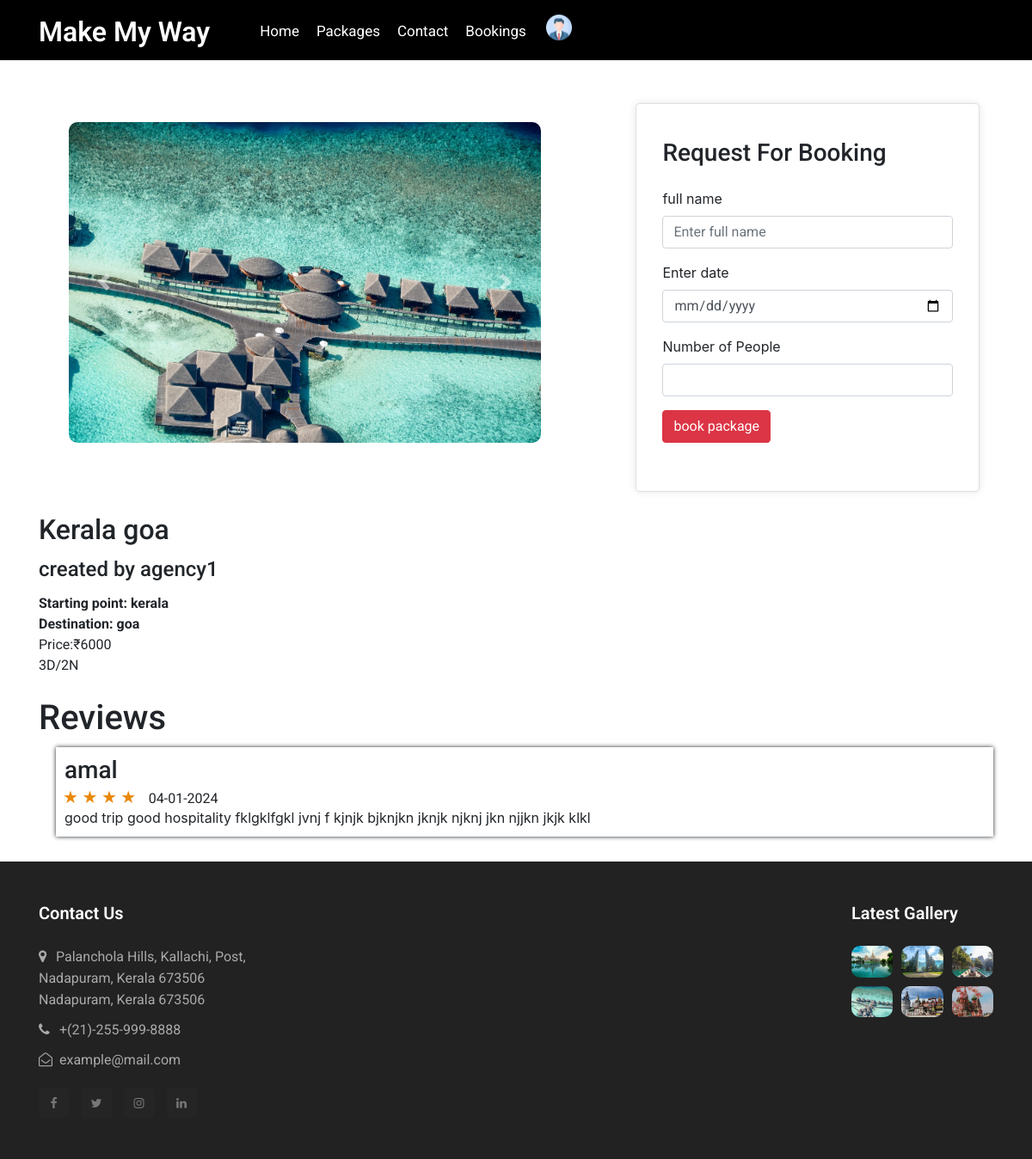
Before: /packageDetails/1 (signed in) with the older database file.
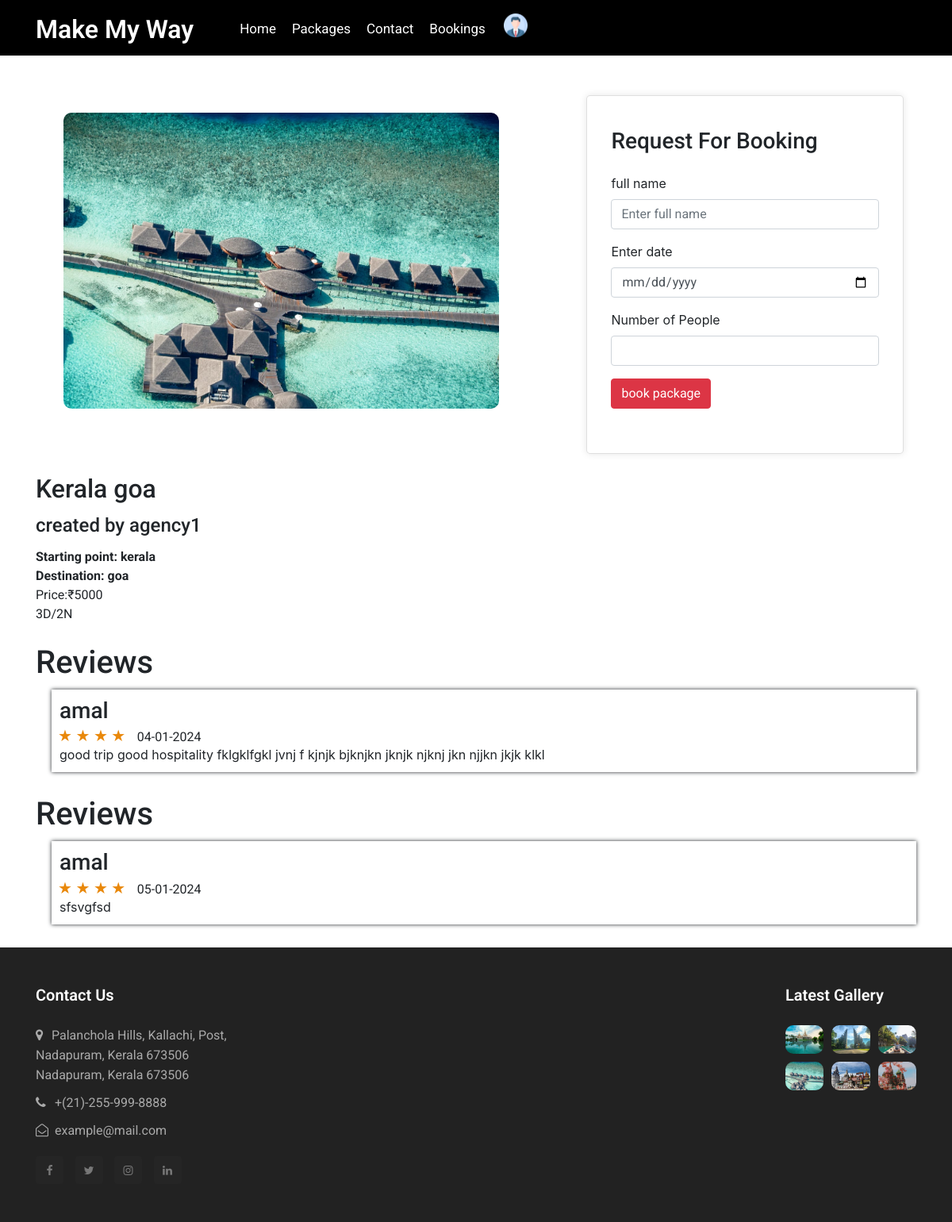
After: the same page with the newer database file.
### app/models.py (models this page shows, shortened)
class Package(models.Model):
    user_id = models.ForeignKey(CustomUser, on_delete=models.CASCADE)
    package_name = models.CharField(max_length=100)
    img1 = models.FileField(upload_to='package')
    img2 = models.FileField(upload_to='package')
    img3 = models.FileField(upload_to='package')
    price = models.IntegerField()
    no_of_days = models.IntegerField()
    no_of_night = models.IntegerField()
    source = models.CharField(max_length=50)
    destination = models.CharField(max_length=50)
    description = models.CharField(max_length=200)

class Booking(models.Model):
    booking_status = (
        ('booked', 'booked'),
        ('pending', 'pending'),
        ('reject', 'reject'),
    )
    user_id = models.ForeignKey(CustomUser, on_delete=models.CASCADE)
    package_id = models.ForeignKey(Package, on_delete=models.CASCADE)
    name = models.CharField(max_length=50)
    no_of_people = models.IntegerField()
    booking_date = models.DateField()
    date = models.DateTimeField(auto_now_add=True)
    status = models.CharField(choices=booking_status, default='pending', max_length=50)
    total_amount = models.IntegerField()
    rating = models.IntegerField(null=True, blank=True)
    review = models.CharField(max_length=200, null=True, blank=True)

class CustomUser(AbstractUser):
    register_status = (
        ('approve', 'approve'),
        ('pending', 'pending'),
        ('reject', 'reject'),
    )
    phone_number = models.CharField(max_length=10)
    user_type = models.CharField(max_length=100)
    status = models.CharField(choices=register_status, default='pending', max_length=50)

### app/views.py (the view)
# urls.py: path('packageDetails/<int:id>', views.packageDetails, name="packageDetails"),
@cache_control(no_cache=True, must_revalidate=True, no_store=True)
@login_required(login_url=Login)
def packageDetails(request,id):
    User = CustomUser.objects.get(id=request.user.id)
    package = Package.objects.get(id=id)
    booking_data = Booking.objects.filter(package_id=id)
    if request.method == 'POST':
        name = request.POST['name']
        date = request.POST['date']
        no_of_people = int(request.POST['no_of_people'])
        booking_date = datetime.strptime(date, '%Y-%m-%d').date()
        total_amount = package.price * no_of_people
        booking = Booking.objects.create(
                                         user_id=User,
                                         package_id=package,
                                         name=name,
                                         booking_date=booking_date,
                                         no_of_people=no_of_people,
                                         total_amount=total_amount
                                         )
        booking.save()
        return redirect(userviewbookings)
    else:
        context = {
            'package':package,
            'booking_data':booking_data,
            'User':User
        }
        return render(request, 'User/PackageDetails.html', context)

### template/User/PackageDetails.html (shortened to what this page needs)
{% extends 'User/UserHome.html' %}
{% block content %}
<div class="flex flex-wrap justify-content-center" style="margin-top: 85px;">
  <div id="carouselExampleControls" class="carousel slide width" data-ride="carousel" data-interval="false">
    <div class="carousel-inner">
      <div class="carousel-item active ">
      <img class="d-block w-100" src="{{ package.img1.url }}" alt="First slide">
    </div>
  </div>
  <a class="carousel-control-prev" href="#carouselExampleControls" role="button" data-slide="prev">
    <span class="carousel-control-prev-icon" aria-hidden="true"></span>
  </a>
  <a class="carousel-control-next" href="#carouselExampleControls" role="button" data-slide="next">
    <span class="carousel-control-next-icon" aria-hidden="true"></span>
  </a>
</div>
<div class="card">
  <h3>Request For Booking</h3><br>
  <form action="{% url 'packageDetails' id=package.id %}" method="post" class="forms-sample">
    <div class="form-group">
      <label for="name">full name</label>
      <input type="text" name="name" class="form-control" id="name" placeholder="Enter full name" required>
    </div>
    <div class="form-group">
      <label for="st-date">Enter date</label>
      <input type="date" name="date" class="form-control" id="st-date" oninput="validateDate()" required>
    </div>
    <div class="form-group">
      <label for="no-people">Number of People</label>
      <input type="number" name="no_of_people" class="form-control" id="no-people" required>
    </div>
    <div class="form-group">
      <button type="submit" class="btn btn-danger">book package</button>
    </div>
  </form>
</div>
</div>
<div class="container details">
  <h2>{{ package.package_name }}</h2>
  <h4>created by {{ package.user_id.username }}</h4>
    <ul>
      <li><b>Starting point: {{ package.source }}</b></li>
      <li><b>Destination: {{ package.destination }}</b></li>
      <li>Price:₹{{ package.price }}</li>
      <li>{{ package.no_of_days }}D/{{ package.no_of_night }}N</li>
    </ul>
  </div>
  {%for reviews in booking_data %}
  {% if reviews.rating %}
  <section id="testimonials">
    <div class="container">
      <div class="testimonial-heading">
        <h1>Reviews</h1>
      </div>
      <div class="" style="margin-bottom: 5px;margin-top: 10px;">
      <div class="testimonial-box-container " style="padding-left: 20px;">
        <div class="testimonial-box" style="border:none;box-shadow: 0px 0px 5px 0px;padding: 10px;height: fit-content">
            <div class="box-top">
                <div class="profile">
                    <div class="name-user" style="justify-content: space-between;">
                        <h3>{{ reviews.user_id.username }}</h3>
                    </div>
                </div>
                <div class="rate">
                  {% for star_value in "★★★★★"|slice:reviews.rating %}
                  <span class="star"style="color: rgb(233, 136, 10);font-size: 20px;">&#9733;</span>
                  {% endfor %}
                  <span style="margin-left: 10px;">{{ reviews.date|date:"d-m-Y" }}</span>
                  </div><br>
                  <div>
                    {{ reviews.review }}
                  </div>
                </div>
            </div>
        </div>
        <br>
      </div>
    </div>
  </section>
  {% endif %}
  {% endfor %}
{% endblock %}

Changed rows visible on the page:
changed Package "Kerala goa": price "6000" → "5000"
now on this page (row edited): Booking: user_id.username "amal", rating 4 (drawn), date "05-01-2024", review "sfsvgfsd"
